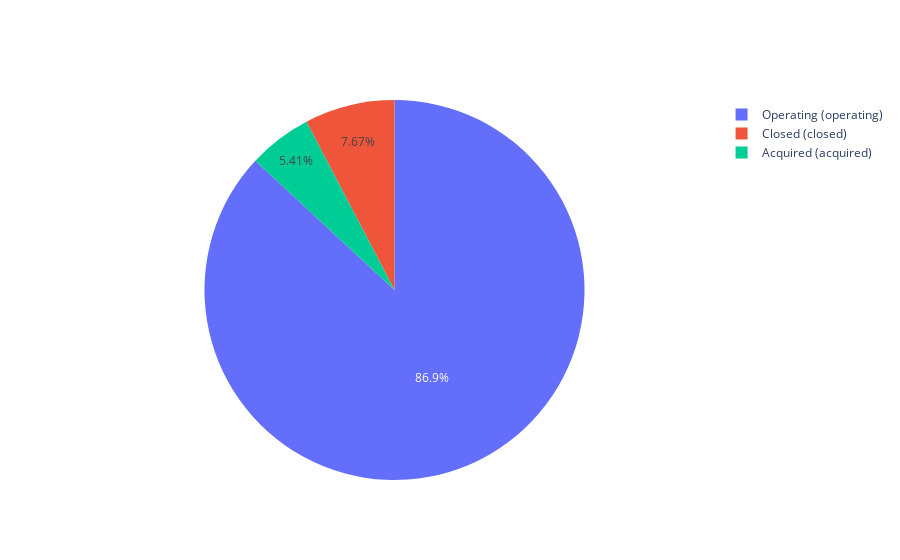

This figure's notebook cell:
### Code cell
import plotly.graph_objects as go
fig = go.Figure(data = [ go.Pie(labels = ['Operating (operating)', 'Closed (closed)','Acquired (acquired)'], values = biz_df['status'].value_counts())
                       ])
fig.show()

### Figure 1 — Plotly figure (JSON) as saved in the notebook; plotly's stock layout.template omitted (floating-point values rounded to 4 significant figures)
{"data": [{"labels": ["Operating (operating)", "Closed (closed)", "Acquired (acquired)"], "type": "pie", "values": [41829, 3692, 2603]}], "layout": {}}
